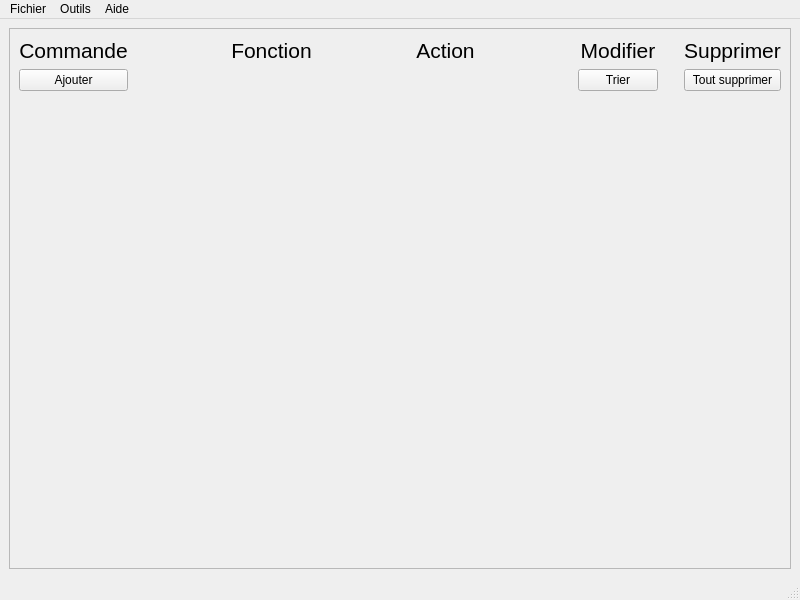
<?xml version="1.0" encoding="UTF-8"?>
<ui version="4.0">
 <class>MainWindow</class>
 <widget class="QMainWindow" name="MainWindow">
  <property name="enabled">
   <bool>true</bool>
  </property>
  <property name="geometry">
   <rect>
    <x>0</x>
    <y>0</y>
    <width>800</width>
    <height>600</height>
   </rect>
  </property>
  <property name="cursor">
   <cursorShape>ArrowCursor</cursorShape>
  </property>
  <property name="acceptDrops">
   <bool>false</bool>
  </property>
  <property name="windowTitle">
   <string>Gestion reconnaissance vocale Arduino</string>
  </property>
  <property name="windowIcon">
   <iconset>
    <normaloff>icons/microphone.png</normaloff>icons/microphone.png</iconset>
  </property>
  <property name="tabShape">
   <enum>QTabWidget::Rounded</enum>
  </property>
  <widget class="QWidget" name="centralwidget">
   <layout class="QGridLayout" name="gridLayout">
    <item row="1" column="0">
     <widget class="QScrollArea" name="scroll">
      <property name="widgetResizable">
       <bool>true</bool>
      </property>
      <widget class="QWidget" name="scrollAreaWidgetContents">
       <property name="geometry">
        <rect>
         <x>0</x>
         <y>0</y>
         <width>780</width>
         <height>539</height>
        </rect>
       </property>
       <layout class="QGridLayout" name="gridLayout_2">
        <item row="0" column="0">
         <layout class="QGridLayout" name="grid_layout">
          <item row="0" column="2">
           <widget class="QLabel" name="label_5">
            <property name="font">
             <font>
              <pointsize>16</pointsize>
              <weight>50</weight>
              <bold>false</bold>
              <strikeout>false</strikeout>
              <kerning>true</kerning>
             </font>
            </property>
            <property name="layoutDirection">
             <enum>Qt::LeftToRight</enum>
            </property>
            <property name="autoFillBackground">
             <bool>false</bool>
            </property>
            <property name="frameShape">
             <enum>QFrame::NoFrame</enum>
            </property>
            <property name="frameShadow">
             <enum>QFrame::Plain</enum>
            </property>
            <property name="text">
             <string>Fonction</string>
            </property>
            <property name="alignment">
             <set>Qt::AlignCenter</set>
            </property>
            <property name="wordWrap">
             <bool>true</bool>
            </property>
            <property name="openExternalLinks">
             <bool>false</bool>
            </property>
           </widget>
          </item>
          <item row="1" column="0">
           <widget class="QPushButton" name="button_add">
            <property name="text">
             <string>Ajouter</string>
            </property>
           </widget>
          </item>
          <item row="0" column="7">
           <spacer name="horizontalSpacer_3">
            <property name="orientation">
             <enum>Qt::Horizontal</enum>
            </property>
            <property name="sizeType">
             <enum>QSizePolicy::Fixed</enum>
            </property>
            <property name="sizeHint" stdset="0">
             <size>
              <width>20</width>
              <height>0</height>
             </size>
            </property>
           </spacer>
          </item>
          <item row="0" column="3">
           <spacer name="horizontalSpacer">
            <property name="orientation">
             <enum>Qt::Horizontal</enum>
            </property>
            <property name="sizeType">
             <enum>QSizePolicy::MinimumExpanding</enum>
            </property>
            <property name="sizeHint" stdset="0">
             <size>
              <width>20</width>
              <height>0</height>
             </size>
            </property>
           </spacer>
          </item>
          <item row="0" column="0">
           <widget class="QLabel" name="label">
            <property name="font">
             <font>
              <pointsize>16</pointsize>
              <weight>50</weight>
              <bold>false</bold>
              <strikeout>false</strikeout>
              <kerning>true</kerning>
             </font>
            </property>
            <property name="layoutDirection">
             <enum>Qt::LeftToRight</enum>
            </property>
            <property name="autoFillBackground">
             <bool>false</bool>
            </property>
            <property name="frameShape">
             <enum>QFrame::NoFrame</enum>
            </property>
            <property name="frameShadow">
             <enum>QFrame::Plain</enum>
            </property>
            <property name="text">
             <string>Commande</string>
            </property>
            <property name="alignment">
             <set>Qt::AlignCenter</set>
            </property>
            <property name="wordWrap">
             <bool>true</bool>
            </property>
            <property name="openExternalLinks">
             <bool>false</bool>
            </property>
           </widget>
          </item>
          <item row="0" column="4">
           <widget class="QLabel" name="label_2">
            <property name="font">
             <font>
              <pointsize>16</pointsize>
              <weight>50</weight>
              <bold>false</bold>
              <strikeout>false</strikeout>
              <kerning>true</kerning>
             </font>
            </property>
            <property name="layoutDirection">
             <enum>Qt::LeftToRight</enum>
            </property>
            <property name="autoFillBackground">
             <bool>false</bool>
            </property>
            <property name="frameShape">
             <enum>QFrame::NoFrame</enum>
            </property>
            <property name="frameShadow">
             <enum>QFrame::Plain</enum>
            </property>
            <property name="text">
             <string>Action</string>
            </property>
            <property name="alignment">
             <set>Qt::AlignCenter</set>
            </property>
            <property name="wordWrap">
             <bool>true</bool>
            </property>
            <property name="openExternalLinks">
             <bool>false</bool>
            </property>
           </widget>
          </item>
          <item row="2" column="0">
           <spacer name="verticalSpacer_2">
            <property name="orientation">
             <enum>Qt::Vertical</enum>
            </property>
            <property name="sizeType">
             <enum>QSizePolicy::Fixed</enum>
            </property>
            <property name="sizeHint" stdset="0">
             <size>
              <width>0</width>
              <height>20</height>
             </size>
            </property>
           </spacer>
          </item>
          <item row="0" column="6">
           <widget class="QLabel" name="label_3">
            <property name="font">
             <font>
              <pointsize>16</pointsize>
              <weight>50</weight>
              <bold>false</bold>
              <strikeout>false</strikeout>
              <kerning>true</kerning>
             </font>
            </property>
            <property name="layoutDirection">
             <enum>Qt::LeftToRight</enum>
            </property>
            <property name="autoFillBackground">
             <bool>false</bool>
            </property>
            <property name="frameShape">
             <enum>QFrame::NoFrame</enum>
            </property>
            <property name="frameShadow">
             <enum>QFrame::Plain</enum>
            </property>
            <property name="text">
             <string>Modifier</string>
            </property>
            <property name="alignment">
             <set>Qt::AlignCenter</set>
            </property>
            <property name="wordWrap">
             <bool>true</bool>
            </property>
            <property name="openExternalLinks">
             <bool>false</bool>
            </property>
           </widget>
          </item>
          <item row="0" column="5">
           <spacer name="horizontalSpacer_2">
            <property name="orientation">
             <enum>Qt::Horizontal</enum>
            </property>
            <property name="sizeType">
             <enum>QSizePolicy::MinimumExpanding</enum>
            </property>
            <property name="sizeHint" stdset="0">
             <size>
              <width>20</width>
              <height>0</height>
             </size>
            </property>
           </spacer>
          </item>
          <item row="0" column="8">
           <widget class="QLabel" name="label_4">
            <property name="font">
             <font>
              <pointsize>16</pointsize>
              <weight>50</weight>
              <bold>false</bold>
              <strikeout>false</strikeout>
              <kerning>true</kerning>
             </font>
            </property>
            <property name="layoutDirection">
             <enum>Qt::LeftToRight</enum>
            </property>
            <property name="autoFillBackground">
             <bool>false</bool>
            </property>
            <property name="frameShape">
             <enum>QFrame::NoFrame</enum>
            </property>
            <property name="frameShadow">
             <enum>QFrame::Plain</enum>
            </property>
            <property name="text">
             <string>Supprimer</string>
            </property>
            <property name="alignment">
             <set>Qt::AlignCenter</set>
            </property>
            <property name="wordWrap">
             <bool>true</bool>
            </property>
            <property name="openExternalLinks">
             <bool>false</bool>
            </property>
           </widget>
          </item>
          <item row="1" column="6">
           <widget class="QPushButton" name="button_sort">
            <property name="text">
             <string>Trier</string>
            </property>
           </widget>
          </item>
          <item row="1" column="8">
           <widget class="QPushButton" name="button_delete_all">
            <property name="text">
             <string>Tout supprimer</string>
            </property>
           </widget>
          </item>
          <item row="0" column="1">
           <spacer name="horizontalSpacer_4">
            <property name="orientation">
             <enum>Qt::Horizontal</enum>
            </property>
            <property name="sizeType">
             <enum>QSizePolicy::MinimumExpanding</enum>
            </property>
            <property name="sizeHint" stdset="0">
             <size>
              <width>20</width>
              <height>0</height>
             </size>
            </property>
           </spacer>
          </item>
         </layout>
        </item>
        <item row="1" column="0">
         <spacer name="verticalSpacer">
          <property name="orientation">
           <enum>Qt::Vertical</enum>
          </property>
          <property name="sizeHint" stdset="0">
           <size>
            <width>0</width>
            <height>0</height>
           </size>
          </property>
         </spacer>
        </item>
       </layout>
      </widget>
     </widget>
    </item>
   </layout>
  </widget>
  <widget class="QMenuBar" name="menubar">
   <property name="geometry">
    <rect>
     <x>0</x>
     <y>0</y>
     <width>800</width>
     <height>21</height>
    </rect>
   </property>
   <widget class="QMenu" name="menu_tools">
    <property name="title">
     <string>Outils</string>
    </property>
    <addaction name="action_firmware"/>
    <addaction name="action_code"/>
   </widget>
   <widget class="QMenu" name="menu_help">
    <property name="title">
     <string>Aide</string>
    </property>
    <addaction name="action_user_manual"/>
    <addaction name="action_documentation"/>
    <addaction name="action_contact"/>
   </widget>
   <widget class="QMenu" name="menu_file">
    <property name="title">
     <string>Fichier</string>
    </property>
    <addaction name="action_save"/>
    <addaction name="action_save_under"/>
    <addaction name="action_load"/>
    <addaction name="separator"/>
    <addaction name="action_close"/>
    <addaction name="action_exit"/>
    <addaction name="separator"/>
    <addaction name="action_credits"/>
   </widget>
   <addaction name="menu_file"/>
   <addaction name="menu_tools"/>
   <addaction name="menu_help"/>
  </widget>
  <widget class="QStatusBar" name="statusbar"/>
  <action name="action_firmware">
   <property name="icon">
    <iconset>
     <normaloff>icons/cloud upload.png</normaloff>icons/cloud upload.png</iconset>
   </property>
   <property name="text">
    <string>Modifier firmware Arduino</string>
   </property>
  </action>
  <action name="action_user_manual">
   <property name="icon">
    <iconset>
     <normaloff>icons/help.png</normaloff>icons/help.png</iconset>
   </property>
   <property name="text">
    <string>Mode d'emplois</string>
   </property>
  </action>
  <action name="action_documentation">
   <property name="icon">
    <iconset>
     <normaloff>icons/copy.png</normaloff>icons/copy.png</iconset>
   </property>
   <property name="text">
    <string>Documentation</string>
   </property>
  </action>
  <action name="action_load">
   <property name="icon">
    <iconset>
     <normaloff>icons/upload.png</normaloff>icons/upload.png</iconset>
   </property>
   <property name="text">
    <string>Charger</string>
   </property>
  </action>
  <action name="action_save">
   <property name="icon">
    <iconset>
     <normaloff>icons/download.png</normaloff>icons/download.png</iconset>
   </property>
   <property name="text">
    <string>Enregistrer</string>
   </property>
  </action>
  <action name="action_contact">
   <property name="icon">
    <iconset>
     <normaloff>icons/user.png</normaloff>icons/user.png</iconset>
   </property>
   <property name="text">
    <string>Contact</string>
   </property>
  </action>
  <action name="action_code">
   <property name="icon">
    <iconset>
     <normaloff>icons/reload.png</normaloff>icons/reload.png</iconset>
   </property>
   <property name="text">
    <string>Générer code Arduino</string>
   </property>
  </action>
  <action name="action_close">
   <property name="icon">
    <iconset>
     <normaloff>icons/home.png</normaloff>icons/home.png</iconset>
   </property>
   <property name="text">
    <string>Fermer</string>
   </property>
  </action>
  <action name="action_exit">
   <property name="icon">
    <iconset>
     <normaloff>icons/exit.png</normaloff>icons/exit.png</iconset>
   </property>
   <property name="text">
    <string>Quitter</string>
   </property>
  </action>
  <action name="action_credits">
   <property name="icon">
    <iconset>
     <normaloff>icons/eye.png</normaloff>icons/eye.png</iconset>
   </property>
   <property name="text">
    <string>Crédits</string>
   </property>
  </action>
  <action name="action_save_under">
   <property name="icon">
    <iconset>
     <normaloff>icons/down.png</normaloff>icons/down.png</iconset>
   </property>
   <property name="text">
    <string>Enregistrer sous</string>
   </property>
  </action>
 </widget>
 <resources/>
 <connections/>
</ui>
